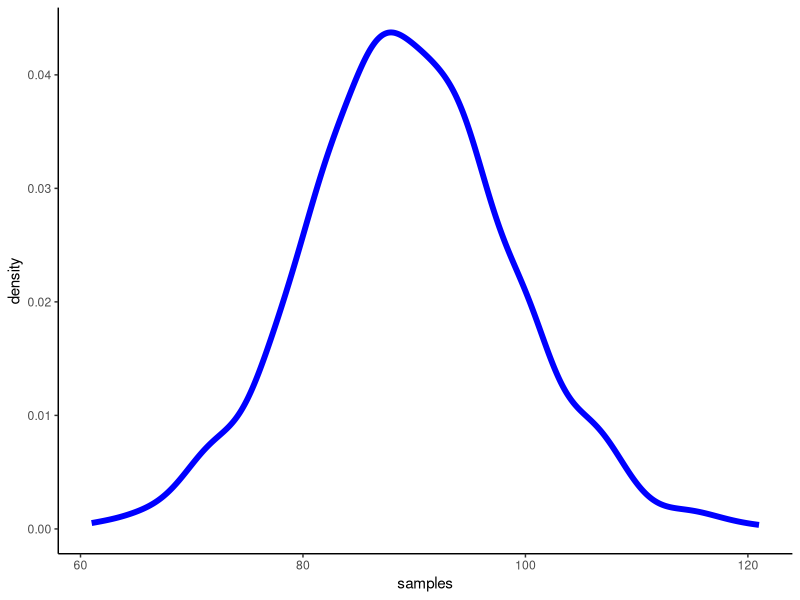
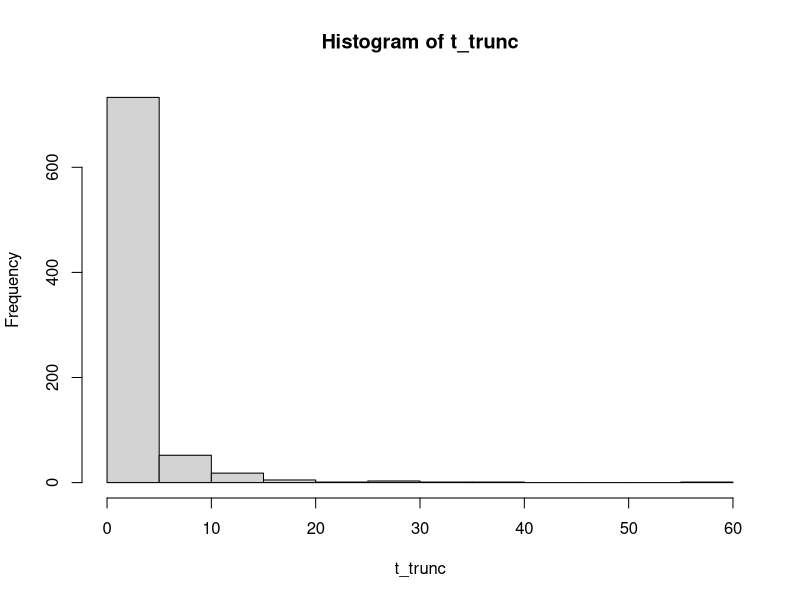

Generate these figures, in order, with R: (Note: this script raises an error after producing the figures.)
library(ggplot2)

mean_lambda <- 4.5

area <- 0.7853982

lambda <- exp(mean_lambda)

samples <- rpois(n = 1000, lambda = lambda)

sample_dat <- data.frame(samples)

ggplot(sample_dat, aes(x = samples)) +
  geom_density(lwd = 2, col = "blue") +
  theme_classic()

t <- rt(n = 1000, df = 2, ncp = 1)

t_trunc <- t[t >= 0]
hist(t_trunc)

# Make a beta distribution that is symetrical around 0.5
beta <- rbeta(n = 10000, shape = 0.5, scale = 0.5)

hist(beta)

# Distance sampling half normal ##################################

# Constants
B <- 5
delta <- 0.025
trunc_dist <- 0.125
sigma <- -2
midpt <- seq(from = delta, to = trunc_dist, length.out = B)

# Define functions
g_nat <- rep(NA, B)
g <- rep(NA, B)
f <- rep(NA, B)
pi_pd <- rep(NA, B)
pi_pd_c <- rep(NA, B)
p_dct <- rep(NA, B)

# Simulate
  # Loop through distance bins
  for(b in 1:B){
    # Half-normal detection function
    g_nat[b] <- -midpt[b] * midpt[b]/(2 * sigma^2)  
             
    g[b] <- exp(g_nat[b])
    # Prob density function out to max truncation distance
    f[b] <- ((2 * midpt[b])  / trunc_dist^2) * delta
    # Detection cell probability
    pi_pd[b] <- g[b] * f[b]                             
  } # End loop through bins

p_dct <- sum(pi_pd)

for(g in 1:nD){       # midpt = mid-point of each distance band
  log(p[s,g]) <- -midpt[g] * midpt[g] / (2 * sigma[s]^2)
  pi[s,g] <- ((2 * midpt[g] ) / newB^2) * delta # prob. per interval
  f[s,g] <- p[s,g] * pi[s,g]
  fc[s,g] <- f[s,g] / pcap[s] 
}
# Rectangular approx. of integral that yields the Pr(capture)
pcap[s] <- sum(f[s,])

  # Loop through distance bins
for(b in 1:B){
   pi_pd_c[b] <- f[b] / p_dct
}

pi_pd
pi_pd_c
p_dct
